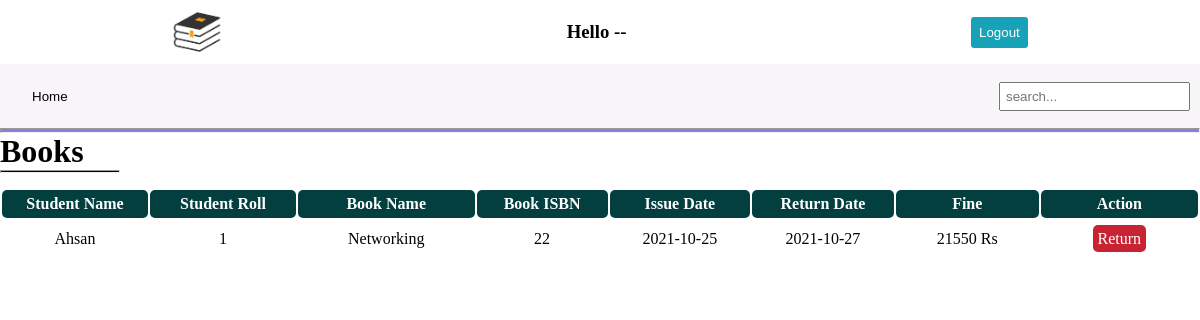
The page /view_issued_book.php on the database its author committed.
### tables this page shows
CREATE TABLE `issued_book` (
  `id` int(11) NOT NULL,
  `Student_name` varchar(255) NOT NULL,
  `roll_No` int(100) NOT NULL,
  `days` int(50) NOT NULL,
  `book_name` varchar(255) NOT NULL,
  `book_isbn` int(255) NOT NULL,
  `date` varchar(50) NOT NULL,
  `due_Date` varchar(50) NOT NULL
);

### view_issued_book.php (the view, shortened to what this page needs)
<?php
require 'conn.php';
?>
<!DOCTYPE html>
<html lang="en">
<head>
</head>
<body>
<div class="container">
<div class="first_header">
    <img src="images/logo.png" alt="">
<h3>Hello -- <?php
     ?></h3>
    <form action="" method="post">
        <button  class="logout_btn" name="lotout_btn"> Logout</button>
    </form>
</div>
<div class="second_header">
    <form action="" method="post" >
        <button name="home_btn" class="second_headerAn">    Home    </button>
    </form>
    <input type="text" id="myInput" onkeyup="searchFun()" placeholder="search..." style="position: absolute; right: 10px; padding: 5px;">
</div>
<hr class="first_hr">
<h1>Books</h1>
<hr class="second_hr" style="margin-bottom: 15px;">
<table id="myTable">
<tr>
    <th class="table_th">Student Name</th>
    <th class="table_th">Student Roll</th>
    <th class="table_th">Book Name</th>
    <th class="table_th">Book ISBN</th>
    <th class="table_th">Issue Date</th>
    <th class="table_th">Return Date</th>
    <th class="table_th">Fine</th>
    <th class="table_th">Action</th>
</tr>
    <?php
    $sql="SELECT * FROM `issued_book`";
    $result = mysqli_query($conn, $sql);
	              while($row = mysqli_fetch_array($result))
                  {
                    echo "<tr>";
                    $id = $row["id"];
                    $due_Date = $row["due_Date"];
                    echo "<td class='table_td'>"; echo $row["Student_name"];  echo "</td>";
                    echo "<td class='table_td'>"; echo $row["roll_No"];  echo "</td>";
                    echo "<td class='table_td'>"; echo $row["book_name"];  echo "</td>";
                    echo "<td class='table_td'>"; echo $row["book_isbn"];  echo "</td>";
                    echo "<td class='table_td'>"; echo $row["date"];  echo "</td>";
                    echo "<td class='table_td'>"; echo $row["due_Date"];  echo "</td>";
                    echo "<td class='table_td'>";
                    $now = time();
                    $dueDate = strtotime($due_Date);
                    $day = $now - $dueDate;
                    $fine = floor($day/(60*60*24))."\n";
                    $cal_fine = $fine < 0 ? 0  : $fine  * 50;
                    echo $cal_fine." Rs";
                    echo "</td>";
                    echo "<td class='table_td'>";
                        echo "<a class='table_btn' id='table_btnDelete' href='delete_issued_book.php?i_d=$id' >Return</a>";
                    echo "</td>";
                    echo "</tr>";
                  }
    ?>
</table>
</div>
</body>
</html>

### view_issued_book.php (style rules this page uses)
* { margin: 0; padding: 0; box-sizing: border-box; }
.first_header { height: 4rem; width: 100%; background-color: white; display: flex; justify-content: space-around; align-items: center; }
.first_header img { height: 50px; width: 50px; }
.second_header { height: 4rem; width: 100%; background-color: #F8F6F8; display: flex; align-items: center; }
.first_hr { width:100%; height: 5px; background-color: #8F7CDE; }
.second_hr { width:10%; height: 3px; background-color: black; }
.second_headerAn { margin-left: 2rem; text-decoration: none; color: black; border:0; background-color: transparent; }
.table_td { text-align: center; padding: 10px; }
.table_th { width: 100vw; text-align: center; padding: 5px; color: white; background-color: rgb(3, 63, 63); border-radius: 5px; }
.table_btn { padding: 5px; margin: 1px; color: rgb(255, 255, 255); text-decoration: none; border-radius: 5px; }
#table_btnDelete { background-color: #C82333; }
.logout_btn { text-decoration: none; padding: 8px; background-color: #18A2B8; color: white; border-radius: 3px; border:0; }

### rows shown on the page
issued_book: Student_name "Ahsan", roll_No "1", book_name "Networking", book_isbn "22", date "2021-10-25", due_Date "2021-10-27"
